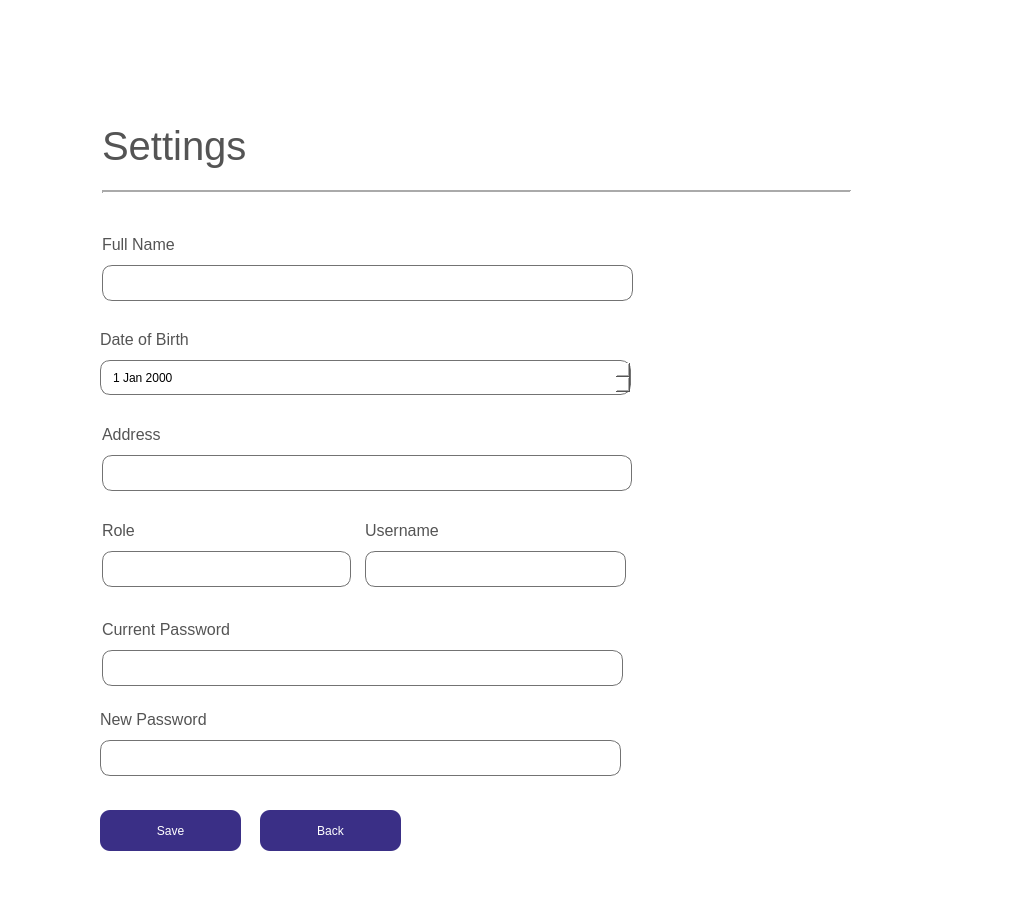
<?xml version="1.0" encoding="UTF-8"?>
<ui version="4.0">
 <class>Form</class>
 <widget class="QWidget" name="Form">
  <property name="geometry">
   <rect>
    <x>0</x>
    <y>0</y>
    <width>1032</width>
    <height>900</height>
   </rect>
  </property>
  <property name="windowTitle">
   <string>Form</string>
  </property>
  <property name="styleSheet">
   <string notr="true">background: white;</string>
  </property>
  <widget class="QWidget" name="widget" native="true">
   <property name="geometry">
    <rect>
     <x>0</x>
     <y>0</y>
     <width>1031</width>
     <height>900</height>
    </rect>
   </property>
   <widget class="QLabel" name="label">
    <property name="geometry">
     <rect>
      <x>102</x>
      <y>115</y>
      <width>541</width>
      <height>61</height>
     </rect>
    </property>
    <property name="styleSheet">
     <string notr="true">background-color: none;
font-family: 'Helvetica';
font-size: 30pt;
color: #545454;</string>
    </property>
    <property name="text">
     <string>Settings</string>
    </property>
   </widget>
   <widget class="Line" name="line">
    <property name="geometry">
     <rect>
      <x>102</x>
      <y>182</y>
      <width>749</width>
      <height>20</height>
     </rect>
    </property>
    <property name="lineWidth">
     <number>2</number>
    </property>
    <property name="orientation">
     <enum>Qt::Horizontal</enum>
    </property>
   </widget>
   <widget class="QLabel" name="label_2">
    <property name="geometry">
     <rect>
      <x>102</x>
      <y>234</y>
      <width>151</width>
      <height>21</height>
     </rect>
    </property>
    <property name="styleSheet">
     <string notr="true">font-family: 'Poppins';
font-size: 12pt;
color: #545454;</string>
    </property>
    <property name="text">
     <string>Full Name</string>
    </property>
   </widget>
   <widget class="QLineEdit" name="fullname_line">
    <property name="geometry">
     <rect>
      <x>102</x>
      <y>265</y>
      <width>531</width>
      <height>36</height>
     </rect>
    </property>
    <property name="styleSheet">
     <string notr="true">border: 1px solid #737373;
border-radius: 10px;
padding-left: 10px;
font-family: 'Poppins';
font-size: 9pt;</string>
    </property>
   </widget>
   <widget class="QLabel" name="label_26">
    <property name="geometry">
     <rect>
      <x>100</x>
      <y>329</y>
      <width>151</width>
      <height>21</height>
     </rect>
    </property>
    <property name="styleSheet">
     <string notr="true">font-family: 'Poppins';
font-size: 12pt;
color: #545454;</string>
    </property>
    <property name="text">
     <string>Date of Birth</string>
    </property>
   </widget>
   <widget class="QDateEdit" name="dob_date">
    <property name="geometry">
     <rect>
      <x>100</x>
      <y>360</y>
      <width>531</width>
      <height>35</height>
     </rect>
    </property>
    <property name="styleSheet">
     <string notr="true">border: 1px solid #737373;
border-radius: 10px;
padding-left: 10px;
font-family: 'Poppins';
font-size: 9pt;</string>
    </property>
   </widget>
   <widget class="QLabel" name="label_27">
    <property name="geometry">
     <rect>
      <x>102</x>
      <y>424</y>
      <width>331</width>
      <height>21</height>
     </rect>
    </property>
    <property name="styleSheet">
     <string notr="true">font-family: 'Poppins';
font-size: 12pt;
color: #545454;</string>
    </property>
    <property name="text">
     <string>Address</string>
    </property>
   </widget>
   <widget class="QLineEdit" name="address_line">
    <property name="geometry">
     <rect>
      <x>102</x>
      <y>455</y>
      <width>530</width>
      <height>36</height>
     </rect>
    </property>
    <property name="styleSheet">
     <string notr="true">border: 1px solid #737373;
border-radius: 10px;
padding-left: 10px;
font-family: 'Poppins';
font-size: 9pt;</string>
    </property>
   </widget>
   <widget class="QLineEdit" name="role_line">
    <property name="geometry">
     <rect>
      <x>102</x>
      <y>551</y>
      <width>249</width>
      <height>36</height>
     </rect>
    </property>
    <property name="styleSheet">
     <string notr="true">border: 1px solid #737373;
border-radius: 10px;
padding-left: 10px;
font-family: 'Poppins';
font-size: 9pt;</string>
    </property>
   </widget>
   <widget class="QLabel" name="label_39">
    <property name="geometry">
     <rect>
      <x>102</x>
      <y>520</y>
      <width>251</width>
      <height>21</height>
     </rect>
    </property>
    <property name="styleSheet">
     <string notr="true">font-family: 'Poppins';
font-size: 12pt;
color: #545454;</string>
    </property>
    <property name="text">
     <string>Role</string>
    </property>
   </widget>
   <widget class="QLineEdit" name="un_line">
    <property name="geometry">
     <rect>
      <x>365</x>
      <y>551</y>
      <width>261</width>
      <height>36</height>
     </rect>
    </property>
    <property name="styleSheet">
     <string notr="true">border: 1px solid #737373;
border-radius: 10px;
padding-left: 10px;
font-family: 'Poppins';
font-size: 9pt;</string>
    </property>
   </widget>
   <widget class="QLabel" name="label_40">
    <property name="geometry">
     <rect>
      <x>365</x>
      <y>520</y>
      <width>251</width>
      <height>21</height>
     </rect>
    </property>
    <property name="styleSheet">
     <string notr="true">font-family: 'Poppins';
font-size: 12pt;
color: #545454;</string>
    </property>
    <property name="text">
     <string>Username</string>
    </property>
   </widget>
   <widget class="QLineEdit" name="cpw_line">
    <property name="geometry">
     <rect>
      <x>102</x>
      <y>650</y>
      <width>521</width>
      <height>36</height>
     </rect>
    </property>
    <property name="styleSheet">
     <string notr="true">border: 1px solid #737373;
border-radius: 10px;
padding-left: 10px;
font-family: 'Poppins';
font-size: 9pt;</string>
    </property>
   </widget>
   <widget class="QLabel" name="label_56">
    <property name="geometry">
     <rect>
      <x>102</x>
      <y>619</y>
      <width>441</width>
      <height>21</height>
     </rect>
    </property>
    <property name="styleSheet">
     <string notr="true">font-family: 'Poppins';
font-size: 12pt;
color: #545454;</string>
    </property>
    <property name="text">
     <string>Current Password</string>
    </property>
   </widget>
   <widget class="QPushButton" name="save_btn">
    <property name="geometry">
     <rect>
      <x>100</x>
      <y>810</y>
      <width>141</width>
      <height>41</height>
     </rect>
    </property>
    <property name="cursor">
     <cursorShape>PointingHandCursor</cursorShape>
    </property>
    <property name="styleSheet">
     <string notr="true">QPushButton {
border:none;
font-family: 'Poppins';
font-size: 9pt;
background: none;
background-color: #3a2f86;
border-radius: 10px;
color: white;
}

QPushButton:hover {
background-color: #231c53;
}



</string>
    </property>
    <property name="text">
     <string>Save</string>
    </property>
   </widget>
   <widget class="QLabel" name="label_57">
    <property name="geometry">
     <rect>
      <x>100</x>
      <y>709</y>
      <width>441</width>
      <height>21</height>
     </rect>
    </property>
    <property name="styleSheet">
     <string notr="true">font-family: 'Poppins';
font-size: 12pt;
color: #545454;</string>
    </property>
    <property name="text">
     <string>New Password</string>
    </property>
   </widget>
   <widget class="QLineEdit" name="npw_line">
    <property name="geometry">
     <rect>
      <x>100</x>
      <y>740</y>
      <width>521</width>
      <height>36</height>
     </rect>
    </property>
    <property name="styleSheet">
     <string notr="true">border: 1px solid #737373;
border-radius: 10px;
padding-left: 10px;
font-family: 'Poppins';
font-size: 9pt;</string>
    </property>
   </widget>
   <widget class="QPushButton" name="back_btn">
    <property name="geometry">
     <rect>
      <x>260</x>
      <y>810</y>
      <width>141</width>
      <height>41</height>
     </rect>
    </property>
    <property name="cursor">
     <cursorShape>PointingHandCursor</cursorShape>
    </property>
    <property name="styleSheet">
     <string notr="true">QPushButton {
border:none;
font-family: 'Poppins';
font-size: 9pt;
background: none;
background-color: #3a2f86;
border-radius: 10px;
color: white;
}

QPushButton:hover {
background-color: #231c53;
}



</string>
    </property>
    <property name="text">
     <string>Back</string>
    </property>
   </widget>
  </widget>
 </widget>
 <resources/>
 <connections/>
</ui>
